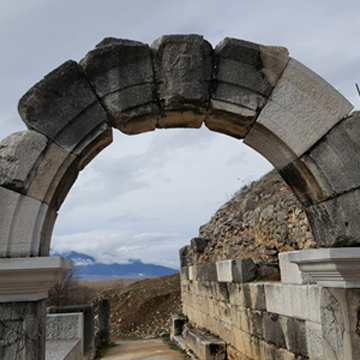
#> input picture 연습문제정답_소스/chap08/images/rotate.jpg, 360 x 360 px
$ python 12.py
#> lines starting #> are read from the running program, lines starting #| are printed output that depends on the picture
### 연습문제정답_소스/Common/interpolation.py
import numpy as np, math, cv2
from  Common.utils import contain

# 크기 변경 함수
# [29 lines left out: functions scaling, scaling_nearest, scaling_nearest2, not called in this run]


def bilinear_value(img, pt):
    x, y = np.int32(pt)
    if y >= img.shape[0]-1: y = y - 1
    if x >= img.shape[1]-1: x = x - 1

    P1, P2, P3, P4 = np.float32(img[y:y+2,x:x+2].flatten())
    alpha, beta = pt[1] - y,  pt[0] - x                   # 거리 비율

    M1 = P1 + alpha * (P3 - P1)                      # 1차 보간
    M2 = P2 + alpha * (P4 - P2)
    P  = M1 + beta  * (M2 - M1)                     # 2차 보간
    return np.clip(P, 0, 255)                       # 화소값 saturation후 반환

# [45 lines left out: functions scaling_bilinear, translate, affine_transform, rotate_pt, not called in this run]

### 연습문제정답_소스/Common/utils.py
import numpy as np, cv2, time

# [13 lines left out: function print_matInfo, not called in this run]


# 수행시간 체크 함수
stime = 0
# [49 lines left out: functions ck_time, time_check, put_string, print_mat, not called in this run]

def contain(p, shape):                              # 좌표(y,x)가 범위내 인지 검사
    return 0<= p[0] < shape[0] and 0<= p[1] < shape[1]

def contain_pts(p, p1, p2):
    return p1[0] <= p[0] < p2[0] and p1[1] <= p[1] < p2[1]

# [16 lines of commented-out code are left out]
# [6 lines left out: function rect_convert, not called in this run]

# 시작점과 크기로 사각형 정의
def define_rect(pt, size):
    return (pt[0], pt[1], size[0], size[1])

# 시작점 종료점으로 사각형 정의
def define_rect_pt(pt1, pt2):
    size = np.subtract(pt2, pt1)            # 두좌표 차분 - 너비 높이 계산
    return (pt1[0], pt1[1], size[0], size[1])

### 연습문제정답_소스/chap08/12.py
import numpy as np,  cv2
from Common.interpolation import bilinear_value
from Common.utils import contain            # 사각형으로 범위 확인 함수

def rotate(img, degree):
    dst = np.zeros(img.shape, img.dtype)                     # 목적 영상 생성
    radian = (degree/180) * np.pi                               # 회전 각도 - 라디언
    sin, cos = np.sin(radian), np.cos(radian)   # 사인, 코사인 값 미리 계산

    for i in range(img.shape[0]):                                       # 목적 영상 순회 - 역방향 사상
        for j in range(img.shape[1]):
            y = -j * sin + i * cos
            x =  j * cos + i * sin                  # 회선 변환 수식
            if contain((y, x), img.shape):             # 입력 영상의 범위 확인
                dst[i, j, 0] = bilinear_value(img[:,:,0], [x, y])           # 화소값 양선형 보간
                dst[i, j, 1] = bilinear_value(img[:,:,1], [x, y])  # 화소값 양선형 보간
                dst[i, j, 2] = bilinear_value(img[:,:,2], [x, y])  # 화소값 양선형 보간
    return dst

image = cv2.imread('images/rotate.jpg', cv2.IMREAD_COLOR)
#> image is the input picture: shape (360, 360, 3); mean B, G, R 118.5, 119.6, 120.5
if image is None: raise Exception("영상 파일을 읽기 에러")

dst = rotate(image, 20)                                        # 원점 기준 회전 변환
#> the loop in rotate, `for i in range(img.shape[0]):` made 360 passes
#> after the loop in rotate, `for i in range(img.shape[0]):`:
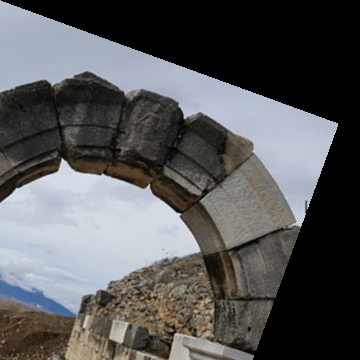
#> dst: shape (360, 360, 3); mean B, G, R 88.4, 87.4, 87

cv2.imshow("image", image)
cv2.imshow("ex12", dst)
cv2.waitKey()
